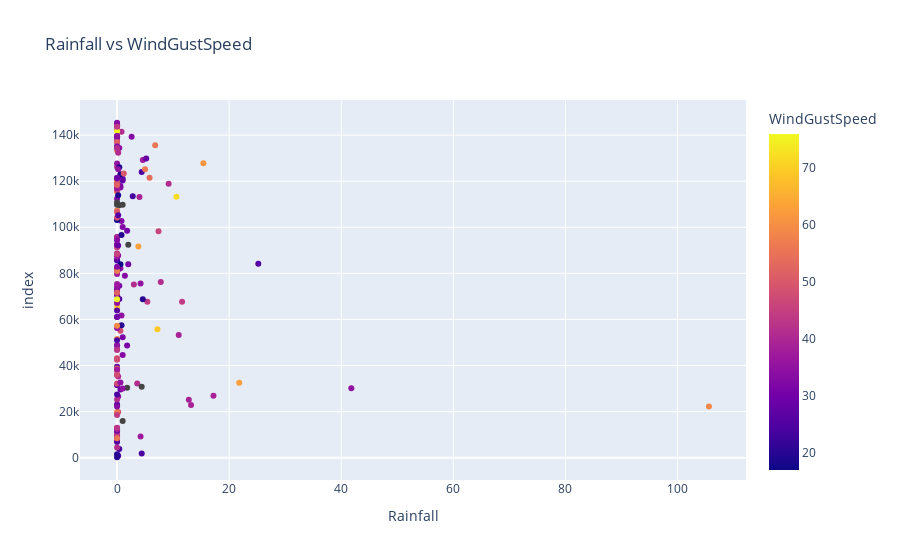

The notebook cell saved with this chart:
### Code cell
px.scatter(raw_df.sample(200),
           x='Rainfall',
           title = 'Rainfall vs WindGustSpeed',
           color = 'WindGustSpeed')

### Figure 1 — Plotly figure (JSON) as saved in the notebook; plotly's stock layout.template omitted (floating-point values rounded to 4 significant figures; data arrays with more than 128 entries replaced by an {"elided": "..."} marker saying what was removed)
{"data": [{"hovertemplate": "Rainfall=%{x}<br>index=%{y}<br>WindGustSpeed=%{marker.color}<extra></extra>", "legendgroup": "", "marker": {"color": {"elided": "200 int values"}, "coloraxis": "coloraxis", "symbol": "circle"}, "mode": "markers", "name": "", "orientation": "h", "showlegend": false, "type": "scatter", "x": {"elided": "200 float values"}, "xaxis": "x", "y": {"elided": "200 int values"}, "yaxis": "y"}], "layout": {"coloraxis": {"colorbar": {"title": {"text": "WindGustSpeed"}}, "colorscale": [[0, "#0d0887"], [0.1111, "#46039f"], [0.2222, "#7201a8"], [0.3333, "#9c179e"], [0.4444, "#bd3786"], [0.5556, "#d8576b"], [0.6667, "#ed7953"], [0.7778, "#fb9f3a"], [0.8889, "#fdca26"], [1, "#f0f921"]]}, "legend": {"tracegroupgap": 0}, "title": {"text": "Rainfall vs WindGustSpeed"}, "xaxis": {"anchor": "y", "domain": [0, 1], "title": {"text": "Rainfall"}}, "yaxis": {"anchor": "x", "domain": [0, 1], "title": {"text": "index"}}}}
